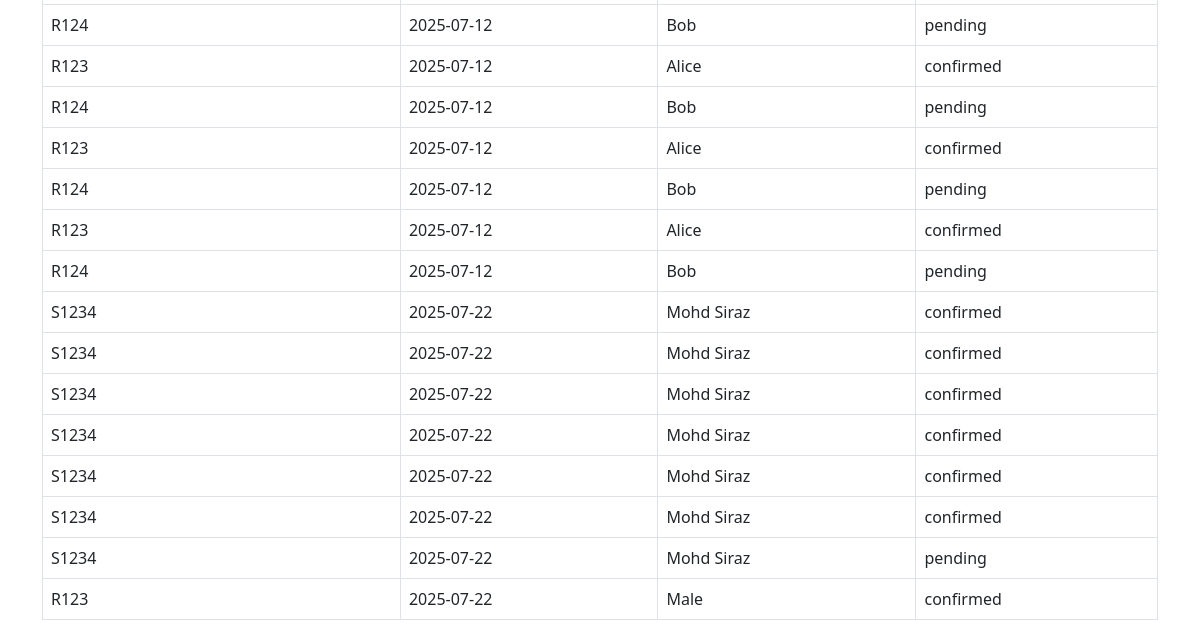
The app's page /view (lower part), older data.
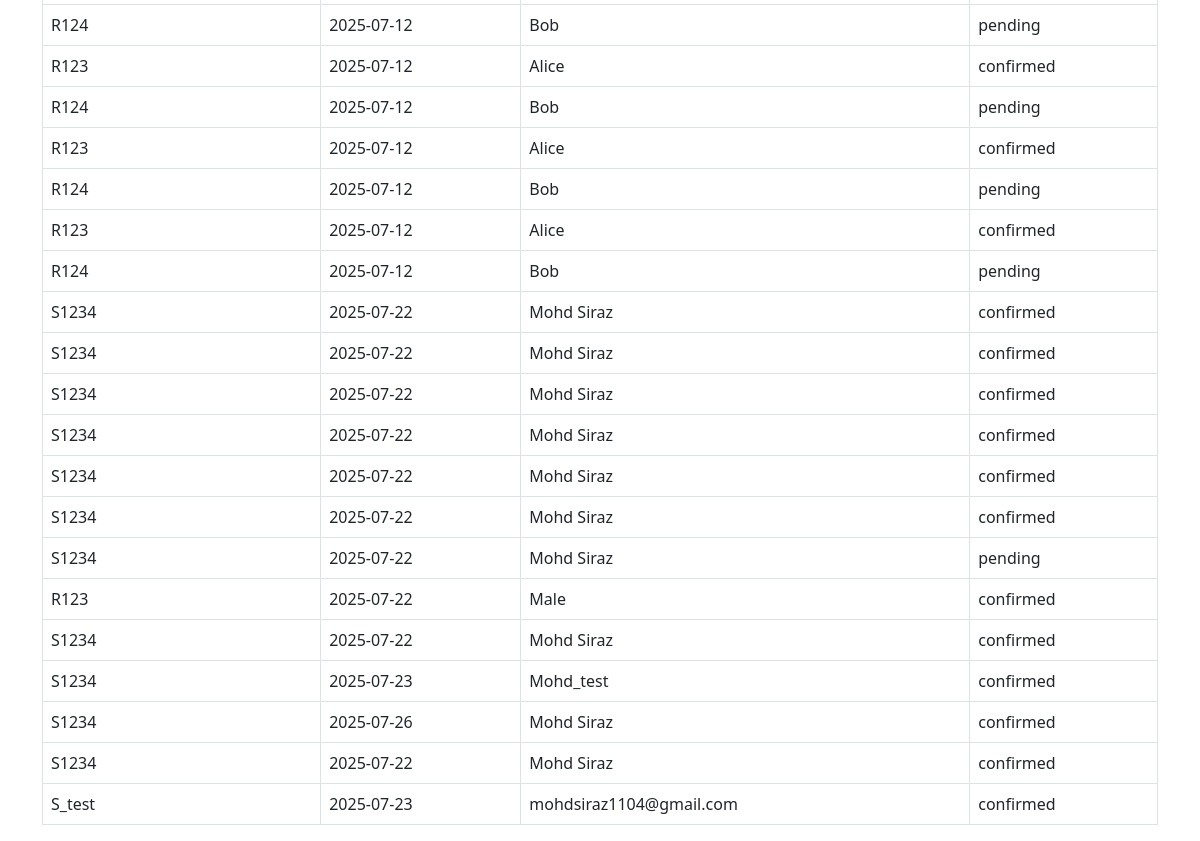
The same page, newer data.
### tables this page shows
CREATE TABLE reservations (
    reservation_no TEXT,
    date TEXT,
    name TEXT,
    status TEXT
);

### app.py (the view)
@app.route('/view')
def view_reservations():
    conn = sqlite3.connect('database.db')
    c = conn.cursor()
    c.execute("SELECT * FROM reservations")
    rows = c.fetchall()
    conn.close()
    return render_template("view.html", reservations=rows)

### templates/view.html (shortened to what this page needs)
<!DOCTYPE html>
<html>
<head>
    <link href="https://cdn.jsdelivr.net/npm/bootstrap@5.3.0/dist/css/bootstrap.min.css" rel="stylesheet">
</head>
<body>
  <div class="container mt-5">
    <table class="table table-bordered">
      <tbody>
        {% for r in reservations %}
        <tr>
          <td>{{ r[0] }}</td>
          <td>{{ r[1] }}</td>
          <td>{{ r[2] }}</td>
          <td>{{ r[3] }}</td>
        </tr>
        {% endfor %}
      </tbody>
    </table>
  </div>
</body>
</html>

Row changes from the older to the newer data that the page shows:
added reservations: reservation_no "S1234", date "2025-07-22", name "Mohd Siraz", status "confirmed"
added reservations: reservation_no "S1234", date "2025-07-23", name "Mohd_test", status "confirmed"
added reservations: reservation_no "S1234", date "2025-07-26", name "Mohd Siraz", status "confirmed"
added reservations: reservation_no "S1234", date "2025-07-22", name "Mohd Siraz", status "confirmed"
added reservations: reservation_no "S_test", date "2025-07-23", name "mohdsiraz1104@gmail.com", status "confirmed"
